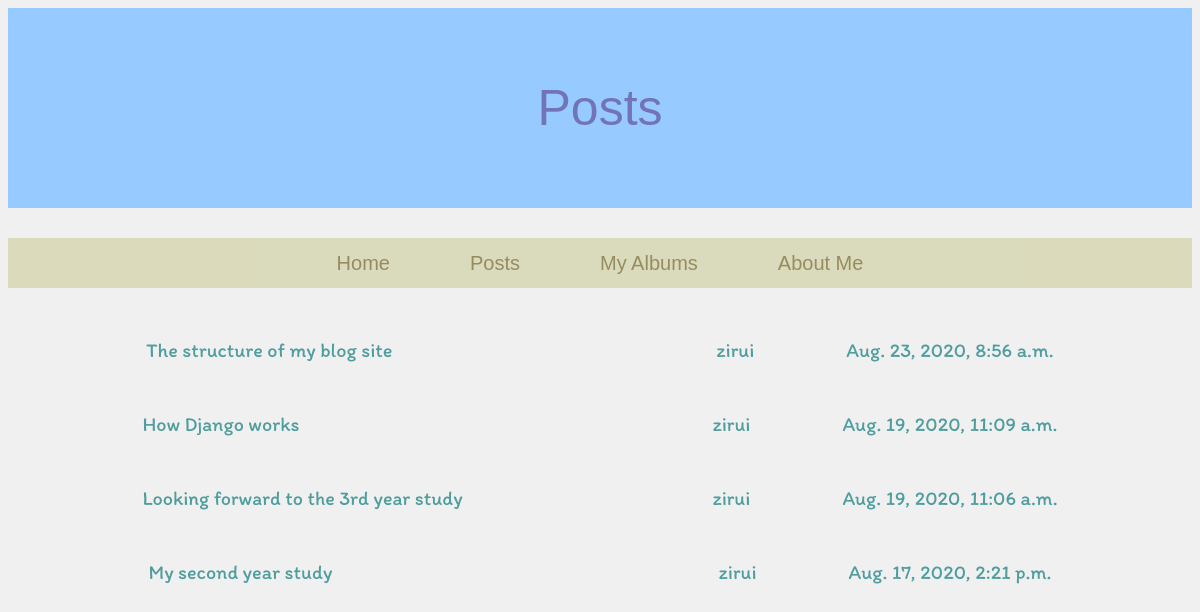
Page /posts on the earlier database version.
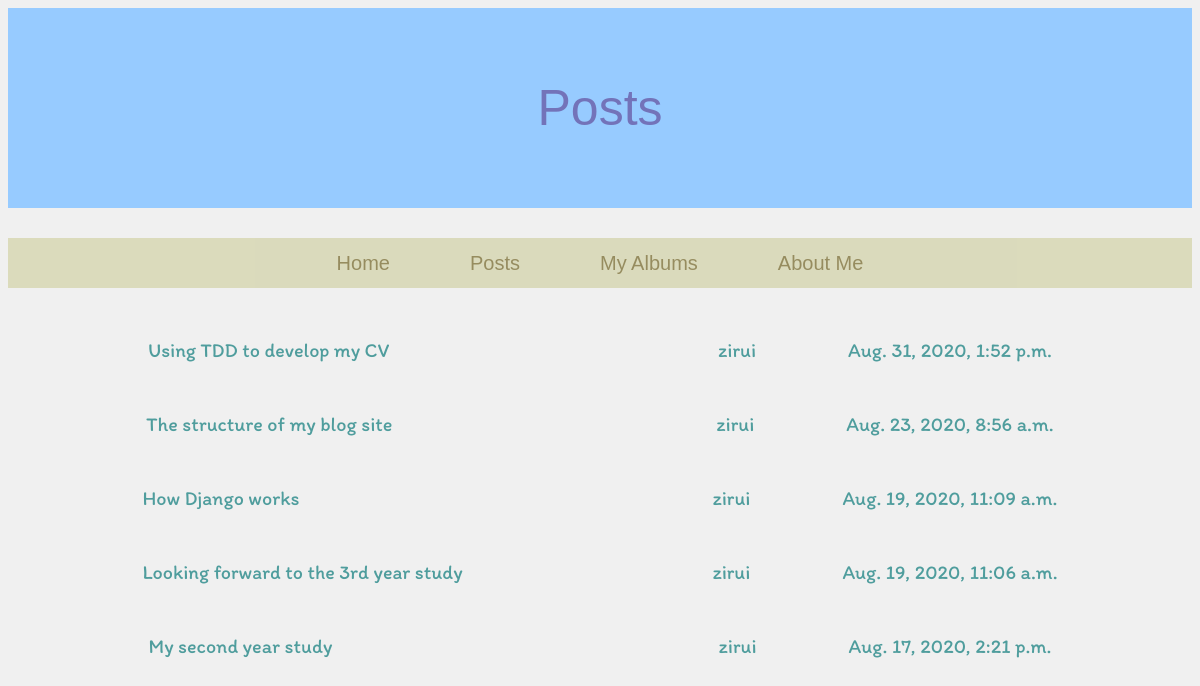
Same page on the later database version.
### blog/models.py (models this page shows, shortened)
class Post(models.Model):
    author = models.ForeignKey(settings.AUTH_USER_MODEL, on_delete=models.CASCADE)
    title = models.CharField(max_length=200)
    text = models.TextField()
    created_date = models.DateTimeField(default=timezone.now)
    published_date = models.DateTimeField(blank=True, null=True)
    total_views = models.PositiveIntegerField(default=0);

### blog/views.py (the view)
# urls.py: path('posts', views.posts, name='posts'),
def posts(request):
    posts = Post.objects.filter(published_date__lte=timezone.now()).order_by('-published_date')
    return render(request, 'blog/posts.html', {'posts':posts})

### blog/templates/blog/posts.html
{% extends 'blog/myBase.html' %}
{% block title %}
	<div class="title">Posts</div>
{% endblock %}
{% block content %}
	{% for post in posts %}
	<div class="post">
		<div class="postTitle"><a href="{% url 'post_detail' pk=post.pk %}">{{post.title}}</a></div>
		<div class="author">{{post.author}}</div>
		<div class="date">{{post.published_date}}</div>
	</div>
	{% endfor %}
{% endblock %}

Differences in the rows shown:
added Post: title "Using TDD to develop my CV", author "zirui", published_date "Aug. 31, 2020, 1:52 p.m."
